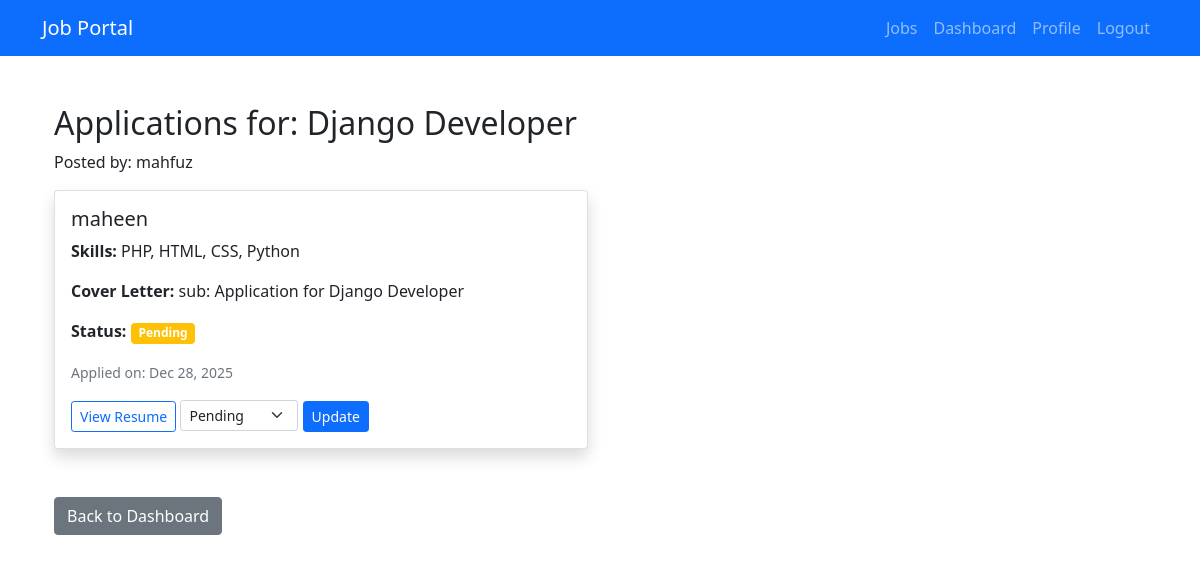
Screenshot of /manage-applications/1/ (signed in) with the database file from the repository.
### JobPortal/models.py (models this page shows, shortened)
class Job(models.Model):
    CATEGORY_CHOICES = [
        ("tech", "Technology"),
        ("finance", "Finance"),
        ("healthcare", "Healthcare"),
        ("education", "Education"),
        ("other", "Other"),
    ]
    title = models.CharField(max_length=200)
    recruiter = models.ForeignKey(User, on_delete=models.CASCADE, related_name="jobs")
    number_of_openings = models.PositiveIntegerField()
    category = models.CharField(max_length=20, choices=CATEGORY_CHOICES)
    description = models.TextField()
    skills_required = models.TextField()
    created_at = models.DateTimeField(auto_now_add=True)

class Application(models.Model):
    STATUS_CHOICES = [
        ("pending", "Pending"),
        ("shortlisted", "Shortlisted"),
        ("selected", "Selected"),
        ("rejected", "Rejected"),
    ]
    jobseeker = models.ForeignKey(User, on_delete=models.CASCADE, related_name="applications")
    job = models.ForeignKey(Job, on_delete=models.CASCADE, related_name="applications")
    applied_at = models.DateTimeField(auto_now_add=True)
    status = models.CharField(max_length=20, choices=STATUS_CHOICES, default="pending")
    skills = models.TextField(blank=True, null=True)
    resume = models.FileField(upload_to="application_resumes/", blank=True, null=True)
    cover_letter = models.TextField(blank=True, null=True)
    class Meta:
        unique_together = ("jobseeker", "job")

### JobPortal/views.py (the view, shortened to what this page needs)
# urls.py: path("manage-applications/<int:job_id>/", views.manage_applications, name="manage_applications"),
@login_required
def manage_applications(request, job_id):
    job = get_object_or_404(Job, id=job_id, recruiter=request.user)
    applications = Application.objects.filter(job=job)
    return render(
        request,
        "portal/manage_applications.html",
        {"job": job, "applications": applications},
    )

### JobPortal/templates/portal/manage_applications.html (shortened to what this page needs)
{% extends 'portal/base.html' %}
{% block content %}
<div class="container mt-5">
    <h2>Applications for: {{ job.title }}</h2>
    <p>Posted by: {{ job.recruiter.username }}</p>
    {% if applications %}
        <div class="row">
            {% for application in applications %}
                <div class="col-md-6 mb-4">
                    <div class="card shadow">
                        <div class="card-body">
                            <h5 class="card-title">{{ application.jobseeker.username }}</h5>
                            <p class="card-text"><strong>Skills:</strong> {{ application.skills }}</p>
                            <p class="card-text"><strong>Cover Letter:</strong> {{ application.cover_letter|truncatechars:100 }}</p>
                            <p class="card-text"><strong>Status:</strong> <span class="badge bg-{% if application.status == 'pending' %}warning{% elif application.status == 'shortlisted' %}info{% elif application.status == 'selected' %}success{% else %}danger{% endif %}">{{ application.status|title }}</span></p>
                            <p class="card-text"><small class="text-muted">Applied on: {{ application.applied_at|date:"M d, Y" }}</small></p>
                            {% if application.resume %}
                                <a href="{{ application.resume.url }}" class="btn btn-sm btn-outline-primary" target="_blank">View Resume</a>
                            {% endif %}
                            <form method="post" class="d-inline">
                                <select name="status" class="form-select form-select-sm d-inline w-auto">
                                    <option value="pending" {% if application.status == 'pending' %}selected{% endif %}>Pending</option>
                                </select>
                                <button type="submit" class="btn btn-sm btn-primary">Update</button>
                            </form>
                        </div>
                    </div>
                </div>
            {% endfor %}
        </div>
    {% else %}
        <p>No applications yet.</p>
    {% endif %}
    <div class="mt-4">
        <a href="{% url 'portal:dashboard' %}" class="btn btn-secondary">Back to Dashboard</a>
    </div>
</div>
{% endblock %}

### rows the page displays
Job: title "Django Developer", recruiter.username "mahfuz"
Application: jobseeker.username "maheen", skills "PHP, HTML, CSS, Python", cover_letter "sub: Application for Django Developer", status "Pending", applied_at "Dec 28, 2025"
